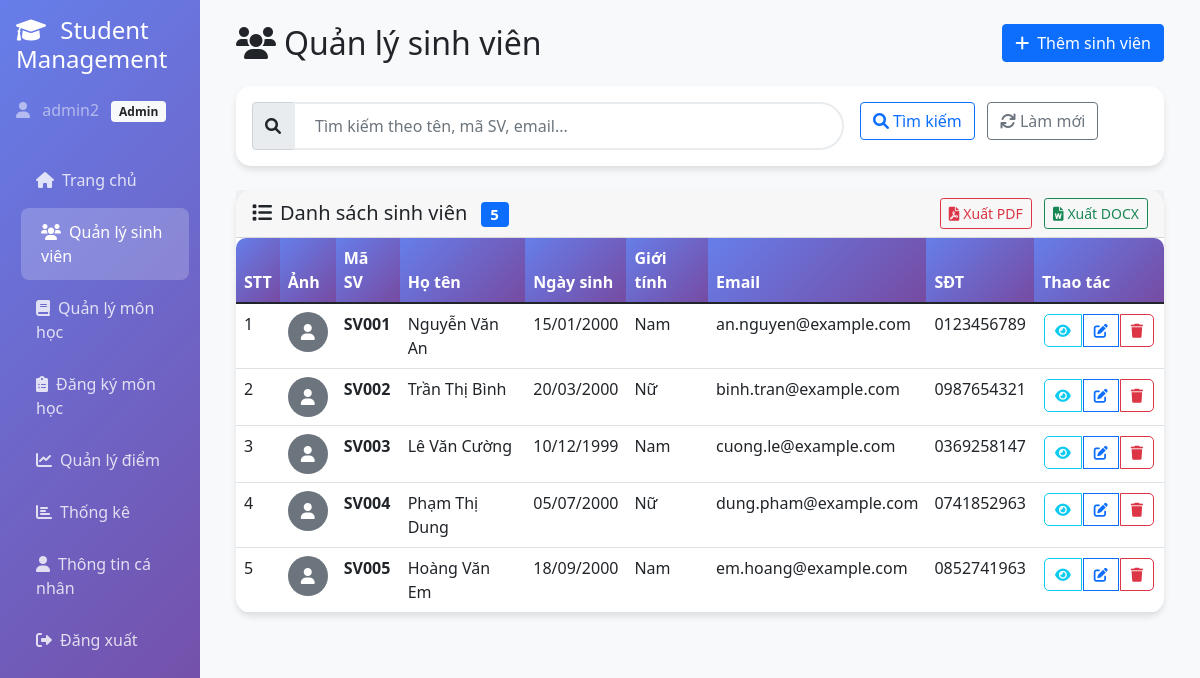
Screenshot of /students/list.php?error=student_not_found (signed in) with the database file from the repository.
### tables this page shows
CREATE TABLE IF NOT EXISTS `students` (
  `id` int(11) NOT NULL AUTO_INCREMENT,
  `msv` varchar(20) NOT NULL,
  `fullname` varchar(100) NOT NULL,
  `dob` date DEFAULT NULL,
  `gender` enum('male','female','other') DEFAULT NULL,
  `address` varchar(255) DEFAULT NULL,
  `phone` varchar(20) DEFAULT NULL,
  `email` varchar(100) DEFAULT NULL,
  `avatar` varchar(255) DEFAULT NULL,
  `created_at` timestamp NOT NULL DEFAULT current_timestamp(),
  PRIMARY KEY (`id`),
  UNIQUE KEY `msv` (`msv`),
  KEY `idx_students_msv` (`msv`),
  KEY `idx_students_email` (`email`)
);

### students/list.php (the view, shortened to what the rows shown need)
<?php
require_once '../utils.php';
require_once '../studentController.php';
$studentController = new StudentController();
$search = $_GET['search'] ?? '';
$page = max(1, intval($_GET['page'] ?? 1));
$limit = 10;
$offset = ($page - 1) * $limit;
$students = $studentController->getAllStudents($search, $limit, $offset);
?>
<!DOCTYPE html>
<html lang="vi">
<head>
    <link href="https://cdn.jsdelivr.net/npm/bootstrap@5.1.3/dist/css/bootstrap.min.css" rel="stylesheet">
    <link href="https://cdnjs.cloudflare.com/ajax/libs/font-awesome/6.0.0/css/all.min.css" rel="stylesheet">
</head>
<body>
    <div class="container-fluid">
        <div class="row">
            <div class="col-md-9 col-lg-10 main-content">
                <div class="p-4">
                    <div class="d-flex justify-content-between align-items-center mb-4">
                        <div class="d-flex align-items-center gap-3">
                            <h2 class="mb-0"><i class="fas fa-users me-2"></i>Quản lý sinh viên</h2>
                        </div>
                    </div>
                    <div class="card">
                        <div class="card-body p-0">
                            <div class="table-responsive">
                                <table class="table table-hover mb-0">
                                    <thead>
                                        <tr>
                                            <th>STT</th>
                                            <th>Ảnh</th>
                                            <th>Mã SV</th>
                                            <th>Họ tên</th>
                                            <th>Ngày sinh</th>
                                            <th>Giới tính</th>
                                            <th>Email</th>
                                            <th>SĐT</th>
                                            <th>Thao tác</th>
                                        </tr>
                                    </thead>
                                    <tbody>
                                        <?php if (empty($students)): ?>
                                            <tr>
                                                <td colspan="9" class="text-center py-5">
                                                    <div class="empty-state">
                                                        <i class="fas fa-users fa-4x text-muted mb-3 d-block"></i>
                                                        <h5 class="text-muted mb-2">Không tìm thấy sinh viên nào</h5>
                                                        <p class="text-muted mb-3">
                                                            <?php if ($search): ?>
                                                                Không có kết quả phù hợp với từ khóa "<strong><?php echo htmlspecialchars($search); ?></strong>"
                                                            <?php else: ?>
                                                                Hệ thống chưa có sinh viên nào. Hãy thêm sinh viên mới!
                                                            <?php endif; ?>
                                                        </p>
                                                        <?php if (!$search && hasPermission(PERMISSION_ADD_STUDENTS)): ?>
                                                            <a href="add.php" class="btn btn-primary">
                                                                <i class="fas fa-plus me-2"></i>Thêm sinh viên đầu tiên
                                                            </a>
                                                        <?php endif; ?>
                                                    </div>
                                                </td>
                                            </tr>
                                        <?php else: ?>
                                            <?php foreach ($students as $index => $student): ?>
                                                <tr>
                                                    <td><?php echo $offset + $index + 1; ?></td>
                                                    <td>
                                                        <?php if ($student['avatar']): ?>
                                                            <img src="../uploads/avatars/<?php echo htmlspecialchars($student['avatar']); ?>"
                                                                class="avatar" alt="Avatar">
                                                        <?php else:  ?>
                                                            <div class="avatar bg-secondary d-flex align-items-center justify-content-center">
                                                                <i class="fas fa-user text-white"></i>
                                                            </div>
                                                        <?php endif; ?>
                                                    </td>
                                                    <td>
                                                        <strong><?php echo htmlspecialchars($student['msv']); ?></strong>
                                                    </td>
                                                    <td><?php echo htmlspecialchars($student['fullname']); ?></td>
                                                    <td><?php echo formatDate($student['dob']);  ?></td>
                                                    <td>
                                        <?php
                                        $genderText = ['male' => 'Nam', 'female' => 'Nữ', 'other' => 'Khác'];
                                        echo $genderText[$student['gender']] ?? 'N/A';
                                        ?>
                                                    </td>
                                                    <td><?php echo htmlspecialchars($student['email']); ?></td>
                                                    <td><?php echo htmlspecialchars($student['phone']); ?></td>
                                                    <td>
                                                        <div class="btn-group" role="group">
                                                            <a href="view.php?id=<?php echo $student['id']; ?>"
                                                                class="btn btn-sm btn-outline-info btn-action"
                                                                title="Xem chi tiết"
                                                                data-bs-toggle="tooltip"
                                                                data-bs-placement="top">
                                                                <i class="fas fa-eye"></i>
                                                            </a>
                                                            <?php if (hasPermission(PERMISSION_EDIT_STUDENTS)): ?>
                                                                <a href="edit.php?id=<?php echo $student['id']; ?>"
                                                                    class="btn btn-sm btn-outline-primary btn-action"
                                                                    title="Sửa thông tin"
                                                                    data-bs-toggle="tooltip"
                                                                    data-bs-placement="top">
                                                                    <i class="fas fa-edit"></i>
                                                                </a>
                                                            <?php endif; ?>
                                                            <?php if (hasPermission(PERMISSION_DELETE_STUDENTS)): ?>
                                                                <button onclick="deleteStudent(<?php echo $student['id']; ?>)"
                                                                    class="btn btn-sm btn-outline-danger btn-action"
                                                                    title="Xóa sinh viên"
                                                                    data-bs-toggle="tooltip"
                                                                    data-bs-placement="top">
                                                                    <i class="fas fa-trash"></i>
                                                                </button>
                                                            <?php endif; ?>
                                                        </div>
                                                    </td>
                                                </tr>
                                            <?php endforeach; ?>
                                        <?php endif; ?>
                                    </tbody>
                                </table>
                            </div>
                        </div>
                    </div>
                </div>
            </div>
        </div>
    </div>
</body>
</html>

### rows the page displays
students: index "1", msv "SV001", fullname "Nguyễn Văn An", dob "15/01/2000", gender "Nam", email "an.nguyen@example.com", phone "0123456789"
students: index "2", msv "SV002", fullname "Trần Thị Bình", dob "20/03/2000", gender "Nữ", email "binh.tran@example.com", phone "0987654321"
students: index "3", msv "SV003", fullname "Lê Văn Cường", dob "10/12/1999", gender "Nam", email "cuong.le@example.com", phone "0369258147"
students: index "4", msv "SV004", fullname "Phạm Thị Dung", dob "05/07/2000", gender "Nữ", email "dung.pham@example.com", phone "0741852963"
students: index "5", msv "SV005", fullname "Hoàng Văn Em", dob "18/09/2000", gender "Nam", email "em.hoang@example.com", phone "0852741963"

### other values shown
$_SESSION['username'] "admin2"
$_SESSION['role'] "Admin"
$totalStudents "5"
